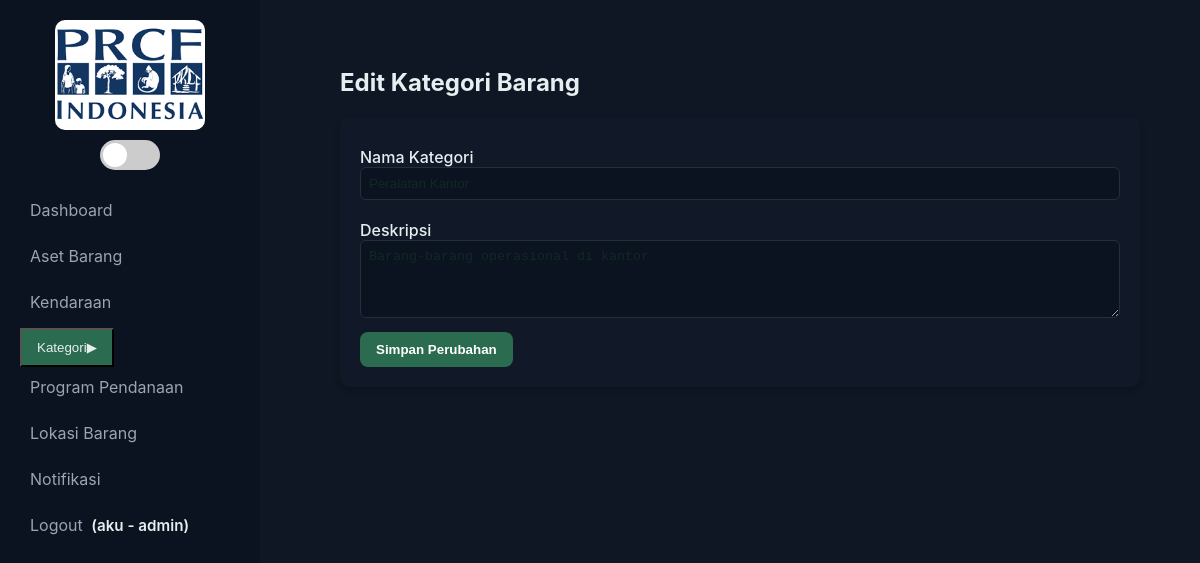
Screenshot of /modules/kategori/update.php?id=1 (signed in) with the database file from the repository.
### tables this page shows
CREATE TABLE `kategori_barang` (
  `id` int(11) NOT NULL,
  `nama_kategori` varchar(100) NOT NULL,
  `deskripsi` text DEFAULT NULL
);

### modules/kategori/update.php (the view, shortened to what this page needs)
<?php
include '../../includes/header.php';
include '../../includes/koneksi.php';
$id = $_GET['id'] ?? null;
$q = mysqli_query($conn, "SELECT * FROM kategori_barang WHERE id='$id'");
$data = mysqli_fetch_assoc($q);
?>
<div class="page">
  <h2>Edit Kategori Barang</h2>
  <form method="post" class="form-section">
    <label>Nama Kategori</label>
    <input type="text" name="nama_kategori" value="<?= htmlspecialchars($data['nama_kategori']) ?>" required>
    <label>Deskripsi</label>
    <textarea name="deskripsi" rows="4"><?= htmlspecialchars($data['deskripsi']) ?></textarea>
    <button type="submit" class="btn">Simpan Perubahan</button>
  </form>
</div>
<?php include '../../includes/footer.php'; ?>

### assets/css/style.css (style rules this page uses)
* { box-sizing:border-box }
body { font-family:Inter,Arial,Helvetica,sans-serif;margin:0;background:#fff;color:#102a23 }
.btn { background:#2b6b4f;color:#fff;padding:10px 14px;border-radius:8px;text-decoration:none;display:inline-block }

### assets/css/dashboard.css (style rules this page uses)
:root { --accent: #2b6b4f; --bg-dark: #0f1724; --panel-dark: #111827; --text-dark: #102a23; --muted-dark: #9aa4b2; --sidebar-dark: #0b1220; --bg-light: #f4f6f9; --panel-light: #ffffff; --text-light: #e6eef0; --muted-light: #5a5a5a; --sidebar-light: #f0f3f3; }
body { background-color: var(--bg-dark); color: var(--text-dark); font-family: "Inter", sans-serif; transition: background-color 0.3s, color 0.3s; }
.btn { background-color: var(--accent); border: none; padding: 10px 16px; border-radius: 8px; color: #fff; font-weight: 600; cursor: pointer; transition: background-color 0.3s; }
.page { background: transparent; padding: 20px; }
.form-section { background: var(--panel-dark); color: var(--text-dark); padding: 20px; border-radius: 10px; margin-bottom: 20px; box-shadow: 0 3px 6px rgba(0,0,0,0.2); }
.form-section label { display: block; margin-top: 10px; font-weight: 500; }
.form-section input, .form-section select, .form-section textarea { width: 100%; padding: 8px; border-radius: 6px; border: 1px solid #23303a; background: #0b1220; color: var(--text-dark); margin-bottom: 10px; }

### rows the page displays
kategori_barang: nama_kategori "Peralatan Kantor", deskripsi "Barang-barang operasional di kantor"

### other values shown
$_SESSION['user']['username'] "aku"
$_SESSION['user']['role'] "admin"
